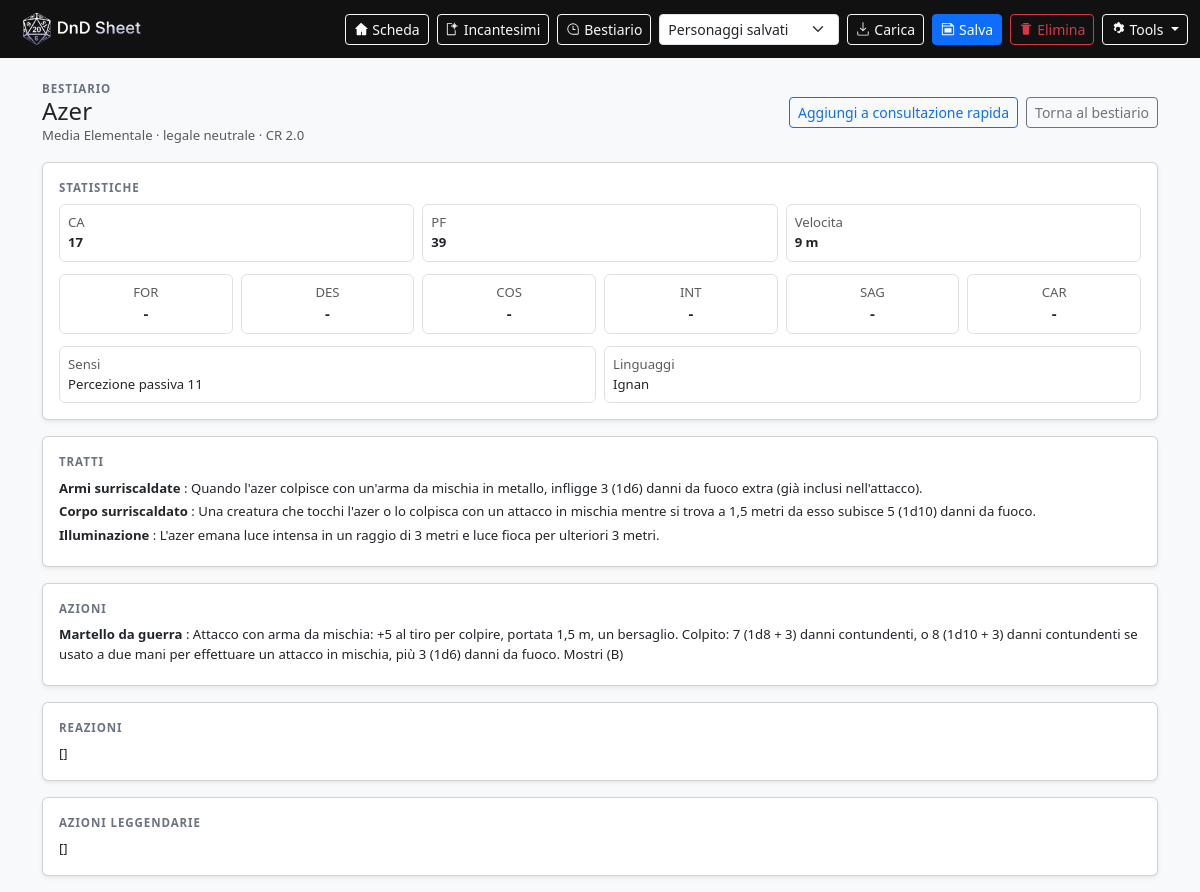
Page /bestiary/826 on the committed database.
### tables this page shows
CREATE TABLE monsters (
            id INTEGER PRIMARY KEY AUTOINCREMENT,

            slug TEXT NOT NULL UNIQUE,
            name_it TEXT NOT NULL,
            cr REAL NOT NULL,                  -- GS (Challenge Rating)
            size TEXT NOT NULL,                -- es: "Piccola", "Media"...
            type TEXT NOT NULL,                -- es: "Umanoide", "Bestia"...
            alignment TEXT,                    -- testo libero

            ac INTEGER,                        -- opzionale
            hp INTEGER,                        -- opzionale
            speed_text TEXT,                   -- testo libero (es: "9 m, volare 18 m")

            senses_text TEXT,
            languages_text TEXT,

            -- Campi “semi-strutturati” in JSON (azioni/abilità ecc.)
            stats_json TEXT,                   -- For/Des/Con/Int/Sag/Car
            traits_json TEXT,
            actions_json TEXT,
            reactions_json TEXT,
            legendary_actions_json TEXT,

            description TEXT,                  -- parafrasi/riassunto (opzionale)
            source TEXT,

            created_at TEXT NOT NULL DEFAULT (datetime('now')),
            updated_at TEXT NOT NULL DEFAULT (datetime('now'))
        );

### app.py (the view)
    @app.get("/bestiary/<int:monster_id>")
    def bestiary_detail(monster_id: int):
        pg = get_pg()
        characters = list_characters()
        with connect() as conn:
            ensure_schema(conn)
            table_name, cols = _resolve_bestiary_table(conn)
            if not table_name:
                return ("Bestiario non disponibile", 404)
            row = conn.execute(f"SELECT * FROM {table_name} WHERE id = ?", (monster_id,)).fetchone()
            if not row:
                return ("Mostro non trovato", 404)
            monster = _row_to_dict(row)
        def pick(*names: str) -> Any:
            for key in names:
                if key in monster and monster.get(key) not in (None, ""):
                    return monster.get(key)
            return None
        stats = monster.get("stats_json")
        stats_map: dict[str, Any] = {}
        if isinstance(stats, str) and stats.strip().startswith("{"):
            try:
                parsed = json.loads(stats)
                if isinstance(parsed, dict):
                    stats_map = parsed
            except Exception:
                stats_map = {}
        monster_std = {
            "id": monster.get("id"),
            "name": pick("name_it", "name"),
            "cr": pick("cr", "challenge_rating"),
            "size": pick("size"),
            "type": pick("type"),
            "alignment": pick("alignment"),
            "ac": pick("ac", "armor_class"),
            "hp": pick("hp", "hit_points"),
            "speed": pick("speed_text", "speed"),
            "senses": pick("senses_text", "senses"),
            "languages": pick("languages_text", "languages"),
            "str": pick("str", "strength", "for") or stats_map.get("str"),
            "dex": pick("dex", "dexterity", "des") or stats_map.get("dex"),
            "con": pick("con", "constitution", "cos") or stats_map.get("con"),
            "int": pick("int", "intelligence") or stats_map.get("int"),
            "wis": pick("wis", "wisdom", "sag") or stats_map.get("wis"),
            "cha": pick("cha", "charisma", "car") or stats_map.get("cha"),
        }
        monster_sections = _build_monster_sections(monster)
        quick_ids = set(_quick_monster_ids(pg))
        return render_template(
            "monster_detail.html",
            pg=pg,
            characters=characters,
            monster=monster,
            monster_std=monster_std,
            monster_sections=monster_sections,
            in_quick=(monster_id in quick_ids),
            available_columns=sorted(cols),
        )

### app.py (called while the page is built, shortened)
def new_pg() -> dict:
    return json.loads(json.dumps(DEFAULT_PG, ensure_ascii=False))

def clamp_int(v: Any, default: int, min_v: int | None = None, max_v: int | None = None) -> int:
    try:
        x = int(v)
    except Exception:
        x = default
    if min_v is not None:
        x = max(min_v, x)
    if max_v is not None:
        x = min(max_v, x)
    return x

def normalize_choice(v: Any, options: list[str], default: str) -> str:
    return v if isinstance(v, str) and v in options else default

def _clean_text(v: Any, max_len: int = 60) -> str:
    return str(v or "").strip()[:max_len]

def _normalize_attack_entry(raw: Any) -> dict[str, str]:
    base = {"weapon_id": "", "custom_name": "", "custom_dice": "", "custom_kind": "melee", "damage_type": ""}
    if isinstance(raw, dict):
        base.update({k: _clean_text(raw.get(k), 60) for k in base.keys()})
    if base["weapon_id"] not in WEAPONS and base["weapon_id"] != "custom":
        base["weapon_id"] = ""
    if base["custom_kind"] not in ("melee", "ranged"):
        base["custom_kind"] = "melee"
    return base

def ensure_lineage_state(pg: dict) -> None:
    if not str(pg.get("lineage", "")).startswith("Mezzelfo"):
        pg["lineage_extra_stats"] = [None, None]
        return

def get_pg() -> dict:
    pg = session.get("pg")
    return normalize_pg(pg)

def _class_code_from_name_it(name_it: str | None) -> str | None:
    if not name_it:
        return None
    try:
        with connect() as conn:
            ensure_schema(conn)
            row = conn.execute(
                "SELECT code FROM classes WHERE name_it = ?",
                ((name_it or "").strip(),),
            ).fetchone()
            if row and row[0]:
                return str(row[0])
    except Exception:
        return None
    return None

def _table_columns(conn: sqlite3.Connection, table_name: str) -> set[str]:
    rows = conn.execute(f"PRAGMA table_info({table_name})").fetchall()
    out: set[str] = set()
    for row in rows:
        try:
            name = row["name"] if isinstance(row, sqlite3.Row) else row[1]
        except Exception:
            name = None
        if name:
            out.add(str(name))
    return out

def _row_to_dict(row: Any) -> dict:
    if row is None:
        return {}
    if isinstance(row, sqlite3.Row):
        return dict(row)

def _quick_monster_ids(pg: dict) -> list[int]:
    raw = pg.get("quick_monsters")
    out: list[int] = []
    if not isinstance(raw, list):
        return out
    return out

### templates/monster_detail.html (shortened to what this page needs)
{% extends "base.html" %}
{% block content %}
<div class="row g-3">
  <div class="col-12">
    <div class="d-flex justify-content-between align-items-center">
      <div>
        <div class="label mb-0">Bestiario</div>
        <h2 class="h4 mb-0">{{ monster_std.name or "Mostro" }}</h2>
        <div class="small text-muted">
          {% if monster_std.size %}{{ monster_std.size }}{% endif %}
          {% if monster_std.type %} {{ monster_std.type }}{% endif %}
          {% if monster_std.alignment %} · {{ monster_std.alignment }}{% endif %}
          {% if monster_std.cr is not none and monster_std.cr != "" %} · CR {{ monster_std.cr }}{% endif %}
        </div>
      </div>
      <div class="d-flex gap-2">
        {% if in_quick %}
          <form method="post" action="{{ url_for('bestiary_quick_remove', monster_id=monster_std.id) }}" class="m-0">
            <input type="hidden" name="next" value="{{ request.full_path }}">
            <button class="btn btn-sm btn-outline-danger" type="submit">Rimuovi da consultazione rapida</button>
          </form>
        {% else %}
          <form method="post" action="{{ url_for('bestiary_quick_add', monster_id=monster_std.id) }}" class="m-0">
            <button class="btn btn-sm btn-outline-primary" type="submit">Aggiungi a consultazione rapida</button>
          </form>
        {% endif %}
        <a class="btn btn-sm btn-outline-secondary" href="{{ url_for('bestiary') }}">Torna al bestiario</a>
      </div>
    </div>
  </div>
  <div class="col-12">
    <div class="card shadow-sm">
      <div class="card-body">
        <div class="label mb-2">Statistiche</div>
        <div class="row g-2 small">
          <div class="col-12 col-md-4">
            <div class="border rounded p-2 bg-white">
              <div class="text-muted">CA</div>
              <div class="mono fw-bold">{{ monster_std.ac if monster_std.ac is not none else "-" }}</div>
            </div>
          </div>
          <div class="col-12 col-md-4">
            <div class="border rounded p-2 bg-white">
              <div class="text-muted">PF</div>
              <div class="mono fw-bold">{{ monster_std.hp if monster_std.hp is not none else "-" }}</div>
            </div>
          </div>
          <div class="col-12 col-md-4">
            <div class="border rounded p-2 bg-white">
              <div class="text-muted">Velocita</div>
              <div class="mono fw-bold">{{ monster_std.speed or "-" }}</div>
            </div>
          </div>
        </div>
        <div class="row g-2 mt-1">
          <div class="col-2"><div class="border rounded p-2 bg-white text-center"><div class="small text-muted">FOR</div><div class="mono fw-bold">{{ monster_std.str if monster_std.str is not none else "-" }}</div></div></div>
          <div class="col-2"><div class="border rounded p-2 bg-white text-center"><div class="small text-muted">DES</div><div class="mono fw-bold">{{ monster_std.dex if monster_std.dex is not none else "-" }}</div></div></div>
          <div class="col-2"><div class="border rounded p-2 bg-white text-center"><div class="small text-muted">COS</div><div class="mono fw-bold">{{ monster_std.con if monster_std.con is not none else "-" }}</div></div></div>
          <div class="col-2"><div class="border rounded p-2 bg-white text-center"><div class="small text-muted">INT</div><div class="mono fw-bold">{{ monster_std.int if monster_std.int is not none else "-" }}</div></div></div>
          <div class="col-2"><div class="border rounded p-2 bg-white text-center"><div class="small text-muted">SAG</div><div class="mono fw-bold">{{ monster_std.wis if monster_std.wis is not none else "-" }}</div></div></div>
          <div class="col-2"><div class="border rounded p-2 bg-white text-center"><div class="small text-muted">CAR</div><div class="mono fw-bold">{{ monster_std.cha if monster_std.cha is not none else "-" }}</div></div></div>
        </div>
        <div class="row g-2 mt-1 small">
          <div class="col-12 col-lg-6">
            <div class="border rounded p-2 bg-white">
              <div class="text-muted">Sensi</div>
              <div>{{ monster_std.senses or "-" }}</div>
            </div>
          </div>
          <div class="col-12 col-lg-6">
            <div class="border rounded p-2 bg-white">
              <div class="text-muted">Linguaggi</div>
              <div>{{ monster_std.languages or "-" }}</div>
            </div>
          </div>
        </div>
      </div>
    </div>
  </div>
  {% for section in monster_sections %}
    <div class="col-12">
      <div class="card shadow-sm">
        <div class="card-body">
          <div class="label mb-2">{{ section.title }}</div>
          {% if section.kind == "items" %}
            <ul class="list-unstyled mb-0 small">
              {% for item in section["items"] %}
                <li class="mb-1">
                  {% if item.name %}<span class="fw-semibold">{{ item.name }}</span>{% endif %}
                  {% if item.name and item.desc %}: {% endif %}
                  {{ item.desc }}
                </li>
              {% endfor %}
            </ul>
          {% else %}
            <div class="small" style="white-space: pre-wrap;">{{ section.text }}</div>
          {% endif %}
        </div>
      </div>
    </div>
  {% endfor %}
</div>
{% endblock %}

### static/css/app.css (style rules this page uses)
:root { --app-font: system-ui, -apple-system, "Segoe UI", Roboto, "Helvetica Neue", Arial, "Noto Sans", sans-serif; --bs-body-font-family: var(--app-font); --bs-font-sans-serif: var(--app-font); }
html, body { font-family: var(--app-font) !important; }
body { font-size: 0.94rem; padding-top: 64px; }
.navbar, .card, .dropdown-menu, .btn, .form-control, .form-select, .input-group-text, table, .table, .list-group, .badge { font-family: var(--app-font) !important; }
.mono { font-family: inherit !important; font-variant-numeric: tabular-nums; }
.label { font-size: 0.72rem; text-transform: uppercase; letter-spacing: 0.08em; color: #6b7280; font-weight: 700; }

### rows in the picture
monsters: name_it "Azer", size "Media", type "Elementale", alignment "legale neutrale", cr "2.0", ac "17", hp "39", speed_text "9 m", senses_text "Percezione passiva 11", languages_text "Ignan", title "REAZIONI", text "[]", title "AZIONI LEGGENDARIE"

### other values in the picture
{{ monster_std.str if monster_std.str is not none else "-" }} "-"
{{ monster_std.dex if monster_std.dex is not none else "-" }} "-"
{{ monster_std.con if monster_std.con is not none else "-" }} "-"
{{ monster_std.int if monster_std.int is not none else "-" }} "-"
{{ monster_std.wis if monster_std.wis is not none else "-" }} "-"
{{ monster_std.cha if monster_std.cha is not none else "-" }} "-"
{{ section.title }} "TRATTI" "AZIONI"
{{ item.name }} "Armi surriscaldate" "Corpo surriscaldato" "Illuminazione" "Martello da guerra"
{{ item.desc }} "Quando l'azer colpisce con un'arma da mischia in metallo, infligge 3 (1d6) danni da fuoco extra (già inclusi nell'attacco)." "Una creatura che tocchi l'azer o lo colpisca con un attacco in mischia mentre si trova a 1,5 metri da esso subisce 5 (1d10) danni da fuoco." "L'azer emana luce intensa in un raggio di 3 metri e luce fioca per ulteriori 3 metri."
